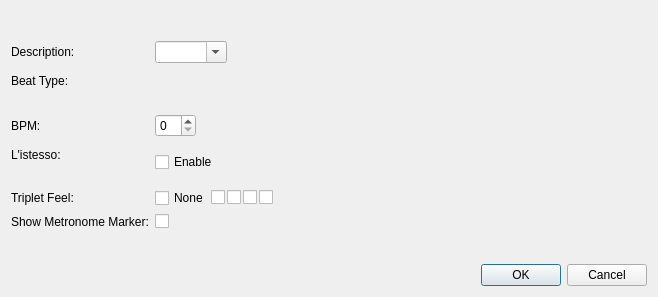
<?xml version="1.0" encoding="UTF-8"?>
<ui version="4.0">
 <class>TempoMarkerDialog</class>
 <widget class="QDialog" name="TempoMarkerDialog">
  <property name="geometry">
   <rect>
    <x>0</x>
    <y>0</y>
    <width>658</width>
    <height>297</height>
   </rect>
  </property>
  <property name="windowTitle">
   <string>Tempo Marker</string>
  </property>
  <property name="modal">
   <bool>true</bool>
  </property>
  <layout class="QVBoxLayout" name="verticalLayout">
   <item>
    <layout class="QFormLayout" name="formLayout">
     <property name="fieldGrowthPolicy">
      <enum>QFormLayout::FieldsStayAtSizeHint</enum>
     </property>
     <property name="formAlignment">
      <set>Qt::AlignLeading|Qt::AlignLeft|Qt::AlignVCenter</set>
     </property>
     <item row="0" column="0">
      <widget class="QLabel" name="descriptionLabel">
       <property name="text">
        <string>Description:</string>
       </property>
      </widget>
     </item>
     <item row="0" column="1">
      <widget class="QComboBox" name="descriptionComboBox">
       <property name="editable">
        <bool>true</bool>
       </property>
       <property name="sizeAdjustPolicy">
        <enum>QComboBox::AdjustToContents</enum>
       </property>
      </widget>
     </item>
     <item row="1" column="0">
      <widget class="QLabel" name="beatTypeLabel">
       <property name="text">
        <string>Beat Type:</string>
       </property>
      </widget>
     </item>
     <item row="1" column="1">
      <layout class="QHBoxLayout" name="horizontalLayout">
       <property name="spacing">
        <number>0</number>
       </property>
       <item>
        <widget class="QToolButton" name="note2Button">
         <property name="text">
          <string/>
         </property>
         <property name="icon">
          <iconset resource="../build/resources.qrc">
           <normaloff>:/images/half_note</normaloff>:/images/half_note</iconset>
         </property>
         <property name="iconSize">
          <size>
           <width>32</width>
           <height>32</height>
          </size>
         </property>
         <property name="checkable">
          <bool>true</bool>
         </property>
         <property name="autoRaise">
          <bool>true</bool>
         </property>
        </widget>
       </item>
       <item>
        <widget class="QToolButton" name="dottedNote2Button">
         <property name="text">
          <string/>
         </property>
         <property name="icon">
          <iconset resource="../build/resources.qrc">
           <normaloff>:/images/half_note_dotted</normaloff>:/images/half_note_dotted</iconset>
         </property>
         <property name="iconSize">
          <size>
           <width>32</width>
           <height>32</height>
          </size>
         </property>
         <property name="checkable">
          <bool>true</bool>
         </property>
         <property name="autoRaise">
          <bool>true</bool>
         </property>
        </widget>
       </item>
       <item>
        <widget class="QToolButton" name="note4Button">
         <property name="text">
          <string/>
         </property>
         <property name="icon">
          <iconset resource="../build/resources.qrc">
           <normaloff>:/images/quarter_note</normaloff>:/images/quarter_note</iconset>
         </property>
         <property name="iconSize">
          <size>
           <width>32</width>
           <height>32</height>
          </size>
         </property>
         <property name="checkable">
          <bool>true</bool>
         </property>
         <property name="autoRaise">
          <bool>true</bool>
         </property>
        </widget>
       </item>
       <item>
        <widget class="QToolButton" name="dottedNote4Button">
         <property name="text">
          <string/>
         </property>
         <property name="icon">
          <iconset resource="../build/resources.qrc">
           <normaloff>:/images/dotted_note</normaloff>:/images/dotted_note</iconset>
         </property>
         <property name="iconSize">
          <size>
           <width>32</width>
           <height>32</height>
          </size>
         </property>
         <property name="checkable">
          <bool>true</bool>
         </property>
         <property name="autoRaise">
          <bool>true</bool>
         </property>
        </widget>
       </item>
       <item>
        <widget class="QToolButton" name="note8Button">
         <property name="text">
          <string/>
         </property>
         <property name="icon">
          <iconset resource="../build/resources.qrc">
           <normaloff>:/images/8th_note</normaloff>:/images/8th_note</iconset>
         </property>
         <property name="iconSize">
          <size>
           <width>32</width>
           <height>32</height>
          </size>
         </property>
         <property name="checkable">
          <bool>true</bool>
         </property>
         <property name="autoRaise">
          <bool>true</bool>
         </property>
        </widget>
       </item>
       <item>
        <widget class="QToolButton" name="dottedNote8Button">
         <property name="text">
          <string/>
         </property>
         <property name="icon">
          <iconset resource="../build/resources.qrc">
           <normaloff>:/images/8th_note_dotted</normaloff>:/images/8th_note_dotted</iconset>
         </property>
         <property name="iconSize">
          <size>
           <width>32</width>
           <height>32</height>
          </size>
         </property>
         <property name="checkable">
          <bool>true</bool>
         </property>
         <property name="autoRaise">
          <bool>true</bool>
         </property>
        </widget>
       </item>
       <item>
        <widget class="QToolButton" name="note16Button">
         <property name="text">
          <string/>
         </property>
         <property name="icon">
          <iconset resource="../build/resources.qrc">
           <normaloff>:/images/16th_note</normaloff>:/images/16th_note</iconset>
         </property>
         <property name="iconSize">
          <size>
           <width>32</width>
           <height>32</height>
          </size>
         </property>
         <property name="checkable">
          <bool>true</bool>
         </property>
         <property name="autoRaise">
          <bool>true</bool>
         </property>
        </widget>
       </item>
       <item>
        <widget class="QToolButton" name="dottedNote16Button">
         <property name="text">
          <string/>
         </property>
         <property name="icon">
          <iconset resource="../build/resources.qrc">
           <normaloff>:/images/16th_note_dotted</normaloff>:/images/16th_note_dotted</iconset>
         </property>
         <property name="iconSize">
          <size>
           <width>32</width>
           <height>32</height>
          </size>
         </property>
         <property name="checkable">
          <bool>true</bool>
         </property>
         <property name="autoRaise">
          <bool>true</bool>
         </property>
        </widget>
       </item>
       <item>
        <widget class="QToolButton" name="note32Button">
         <property name="text">
          <string/>
         </property>
         <property name="icon">
          <iconset resource="../build/resources.qrc">
           <normaloff>:/images/32nd_note</normaloff>:/images/32nd_note</iconset>
         </property>
         <property name="iconSize">
          <size>
           <width>32</width>
           <height>32</height>
          </size>
         </property>
         <property name="checkable">
          <bool>true</bool>
         </property>
         <property name="autoRaise">
          <bool>true</bool>
         </property>
        </widget>
       </item>
       <item>
        <widget class="QToolButton" name="dottedNote32Button">
         <property name="text">
          <string/>
         </property>
         <property name="icon">
          <iconset resource="../build/resources.qrc">
           <normaloff>:/images/32nd_note_dotted</normaloff>:/images/32nd_note_dotted</iconset>
         </property>
         <property name="iconSize">
          <size>
           <width>32</width>
           <height>32</height>
          </size>
         </property>
         <property name="checkable">
          <bool>true</bool>
         </property>
         <property name="autoRaise">
          <bool>true</bool>
         </property>
        </widget>
       </item>
      </layout>
     </item>
     <item row="2" column="0">
      <widget class="QLabel" name="bpmLabel">
       <property name="text">
        <string>BPM:</string>
       </property>
      </widget>
     </item>
     <item row="2" column="1">
      <widget class="QSpinBox" name="bpmSpinBox"/>
     </item>
     <item row="3" column="0">
      <widget class="QLabel" name="lIstessoLabel">
       <property name="text">
        <string>L'istesso:</string>
       </property>
      </widget>
     </item>
     <item row="3" column="1">
      <layout class="QHBoxLayout" name="horizontalLayout_2">
       <property name="spacing">
        <number>0</number>
       </property>
       <item>
        <widget class="QCheckBox" name="enableListessoCheckBox">
         <property name="text">
          <string>Enable</string>
         </property>
        </widget>
       </item>
       <item>
        <widget class="QToolButton" name="listessoNote2Button">
         <property name="text">
          <string/>
         </property>
         <property name="icon">
          <iconset resource="../build/resources.qrc">
           <normaloff>:/images/half_note</normaloff>:/images/half_note</iconset>
         </property>
         <property name="iconSize">
          <size>
           <width>32</width>
           <height>32</height>
          </size>
         </property>
         <property name="checkable">
          <bool>true</bool>
         </property>
         <property name="autoRaise">
          <bool>true</bool>
         </property>
        </widget>
       </item>
       <item>
        <widget class="QToolButton" name="listessoDottedNote2Button">
         <property name="text">
          <string/>
         </property>
         <property name="icon">
          <iconset resource="../build/resources.qrc">
           <normaloff>:/images/half_note_dotted</normaloff>:/images/half_note_dotted</iconset>
         </property>
         <property name="iconSize">
          <size>
           <width>32</width>
           <height>32</height>
          </size>
         </property>
         <property name="checkable">
          <bool>true</bool>
         </property>
         <property name="autoRaise">
          <bool>true</bool>
         </property>
        </widget>
       </item>
       <item>
        <widget class="QToolButton" name="listessoNote4Button">
         <property name="text">
          <string/>
         </property>
         <property name="icon">
          <iconset resource="../build/resources.qrc">
           <normaloff>:/images/quarter_note</normaloff>:/images/quarter_note</iconset>
         </property>
         <property name="iconSize">
          <size>
           <width>32</width>
           <height>32</height>
          </size>
         </property>
         <property name="checkable">
          <bool>true</bool>
         </property>
         <property name="autoRaise">
          <bool>true</bool>
         </property>
        </widget>
       </item>
       <item>
        <widget class="QToolButton" name="listessoDottedNote4Button">
         <property name="text">
          <string/>
         </property>
         <property name="icon">
          <iconset resource="../build/resources.qrc">
           <normaloff>:/images/dotted_note</normaloff>:/images/dotted_note</iconset>
         </property>
         <property name="iconSize">
          <size>
           <width>32</width>
           <height>32</height>
          </size>
         </property>
         <property name="checkable">
          <bool>true</bool>
         </property>
         <property name="autoRaise">
          <bool>true</bool>
         </property>
        </widget>
       </item>
       <item>
        <widget class="QToolButton" name="listessoNote8Button">
         <property name="text">
          <string/>
         </property>
         <property name="icon">
          <iconset resource="../build/resources.qrc">
           <normaloff>:/images/8th_note</normaloff>:/images/8th_note</iconset>
         </property>
         <property name="iconSize">
          <size>
           <width>32</width>
           <height>32</height>
          </size>
         </property>
         <property name="checkable">
          <bool>true</bool>
         </property>
         <property name="autoRaise">
          <bool>true</bool>
         </property>
        </widget>
       </item>
       <item>
        <widget class="QToolButton" name="listessoDottedNote8Button">
         <property name="text">
          <string/>
         </property>
         <property name="icon">
          <iconset resource="../build/resources.qrc">
           <normaloff>:/images/8th_note_dotted</normaloff>:/images/8th_note_dotted</iconset>
         </property>
         <property name="iconSize">
          <size>
           <width>32</width>
           <height>32</height>
          </size>
         </property>
         <property name="checkable">
          <bool>true</bool>
         </property>
         <property name="autoRaise">
          <bool>true</bool>
         </property>
        </widget>
       </item>
       <item>
        <widget class="QToolButton" name="listessoNote16Button">
         <property name="text">
          <string/>
         </property>
         <property name="icon">
          <iconset resource="../build/resources.qrc">
           <normaloff>:/images/16th_note</normaloff>:/images/16th_note</iconset>
         </property>
         <property name="iconSize">
          <size>
           <width>32</width>
           <height>32</height>
          </size>
         </property>
         <property name="checkable">
          <bool>true</bool>
         </property>
         <property name="autoRaise">
          <bool>true</bool>
         </property>
        </widget>
       </item>
       <item>
        <widget class="QToolButton" name="listessoDottedNote16Button">
         <property name="text">
          <string/>
         </property>
         <property name="icon">
          <iconset resource="../build/resources.qrc">
           <normaloff>:/images/16th_note_dotted</normaloff>:/images/16th_note_dotted</iconset>
         </property>
         <property name="iconSize">
          <size>
           <width>32</width>
           <height>32</height>
          </size>
         </property>
         <property name="checkable">
          <bool>true</bool>
         </property>
         <property name="autoRaise">
          <bool>true</bool>
         </property>
        </widget>
       </item>
       <item>
        <widget class="QToolButton" name="listessoNote32Button">
         <property name="text">
          <string/>
         </property>
         <property name="icon">
          <iconset resource="../build/resources.qrc">
           <normaloff>:/images/32nd_note</normaloff>:/images/32nd_note</iconset>
         </property>
         <property name="iconSize">
          <size>
           <width>32</width>
           <height>32</height>
          </size>
         </property>
         <property name="checkable">
          <bool>true</bool>
         </property>
         <property name="autoRaise">
          <bool>true</bool>
         </property>
        </widget>
       </item>
       <item>
        <widget class="QToolButton" name="listessoDottedNote32Button">
         <property name="text">
          <string/>
         </property>
         <property name="icon">
          <iconset resource="../build/resources.qrc">
           <normaloff>:/images/32nd_note_dotted</normaloff>:/images/32nd_note_dotted</iconset>
         </property>
         <property name="iconSize">
          <size>
           <width>32</width>
           <height>32</height>
          </size>
         </property>
         <property name="checkable">
          <bool>true</bool>
         </property>
         <property name="autoRaise">
          <bool>true</bool>
         </property>
        </widget>
       </item>
      </layout>
     </item>
     <item row="4" column="0">
      <widget class="QLabel" name="tripletFeelLabel">
       <property name="text">
        <string>Triplet Feel:</string>
       </property>
      </widget>
     </item>
     <item row="4" column="1">
      <layout class="QHBoxLayout" name="horizontalLayout_3">
       <property name="spacing">
        <number>2</number>
       </property>
       <item>
        <widget class="QCheckBox" name="tripletFeelNoneCheckBox">
         <property name="text">
          <string>None</string>
         </property>
        </widget>
       </item>
       <item>
        <widget class="QCheckBox" name="tripletFeel8thCheckBox">
         <property name="text">
          <string/>
         </property>
         <property name="icon">
          <iconset resource="../build/resources.qrc">
           <normaloff>:/images/triplet_feel_eighth.png</normaloff>:/images/triplet_feel_eighth.png</iconset>
         </property>
         <property name="iconSize">
          <size>
           <width>48</width>
           <height>48</height>
          </size>
         </property>
         <property name="checked">
          <bool>false</bool>
         </property>
        </widget>
       </item>
       <item>
        <widget class="QCheckBox" name="tripletFeel8thOffCheckBox">
         <property name="text">
          <string/>
         </property>
         <property name="icon">
          <iconset resource="../build/resources.qrc">
           <normaloff>:/images/triplet_feel_eighth_off.png</normaloff>:/images/triplet_feel_eighth_off.png</iconset>
         </property>
         <property name="iconSize">
          <size>
           <width>48</width>
           <height>48</height>
          </size>
         </property>
        </widget>
       </item>
       <item>
        <widget class="QCheckBox" name="tripletFeel16thCheckBox">
         <property name="text">
          <string/>
         </property>
         <property name="icon">
          <iconset resource="../build/resources.qrc">
           <normaloff>:/images/triplet_feel_sixteenth.png</normaloff>:/images/triplet_feel_sixteenth.png</iconset>
         </property>
         <property name="iconSize">
          <size>
           <width>48</width>
           <height>48</height>
          </size>
         </property>
        </widget>
       </item>
       <item>
        <widget class="QCheckBox" name="tripletFeel16thOffCheckBox">
         <property name="text">
          <string/>
         </property>
         <property name="icon">
          <iconset resource="../build/resources.qrc">
           <normaloff>:/images/triplet_feel_sixteenth_off.png</normaloff>:/images/triplet_feel_sixteenth_off.png</iconset>
         </property>
         <property name="iconSize">
          <size>
           <width>48</width>
           <height>48</height>
          </size>
         </property>
        </widget>
       </item>
      </layout>
     </item>
     <item row="5" column="0">
      <widget class="QLabel" name="showMetronomeMarkerLabel">
       <property name="text">
        <string>Show Metronome Marker:</string>
       </property>
      </widget>
     </item>
     <item row="5" column="1">
      <widget class="QCheckBox" name="showMetronomeMarkerCheckBox"/>
     </item>
    </layout>
   </item>
   <item>
    <widget class="QDialogButtonBox" name="buttonBox">
     <property name="orientation">
      <enum>Qt::Horizontal</enum>
     </property>
     <property name="standardButtons">
      <set>QDialogButtonBox::Cancel|QDialogButtonBox::Ok</set>
     </property>
    </widget>
   </item>
  </layout>
 </widget>
 <resources>
  <include location="../build/resources.qrc"/>
 </resources>
 <connections>
  <connection>
   <sender>buttonBox</sender>
   <signal>accepted()</signal>
   <receiver>TempoMarkerDialog</receiver>
   <slot>accept()</slot>
   <hints>
    <hint type="sourcelabel">
     <x>248</x>
     <y>254</y>
    </hint>
    <hint type="destinationlabel">
     <x>157</x>
     <y>274</y>
    </hint>
   </hints>
  </connection>
  <connection>
   <sender>buttonBox</sender>
   <signal>rejected()</signal>
   <receiver>TempoMarkerDialog</receiver>
   <slot>reject()</slot>
   <hints>
    <hint type="sourcelabel">
     <x>316</x>
     <y>260</y>
    </hint>
    <hint type="destinationlabel">
     <x>286</x>
     <y>274</y>
    </hint>
   </hints>
  </connection>
 </connections>
</ui>
